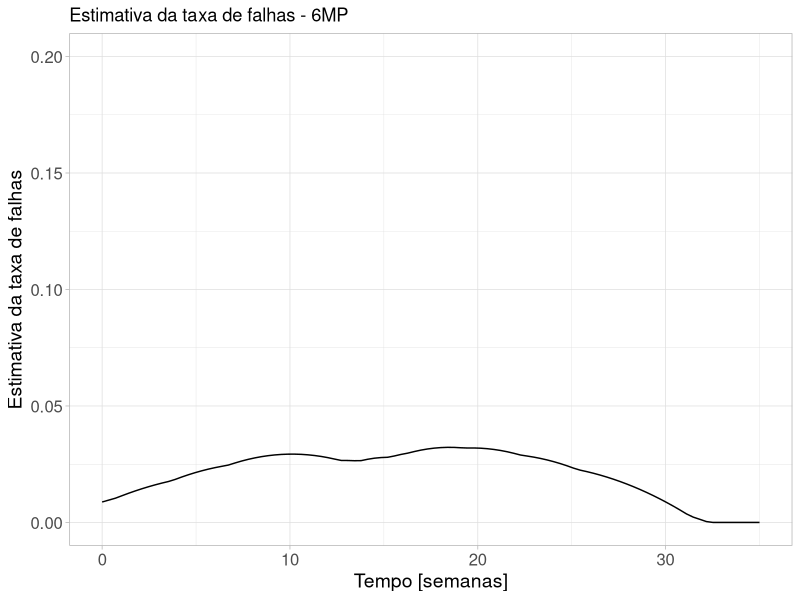
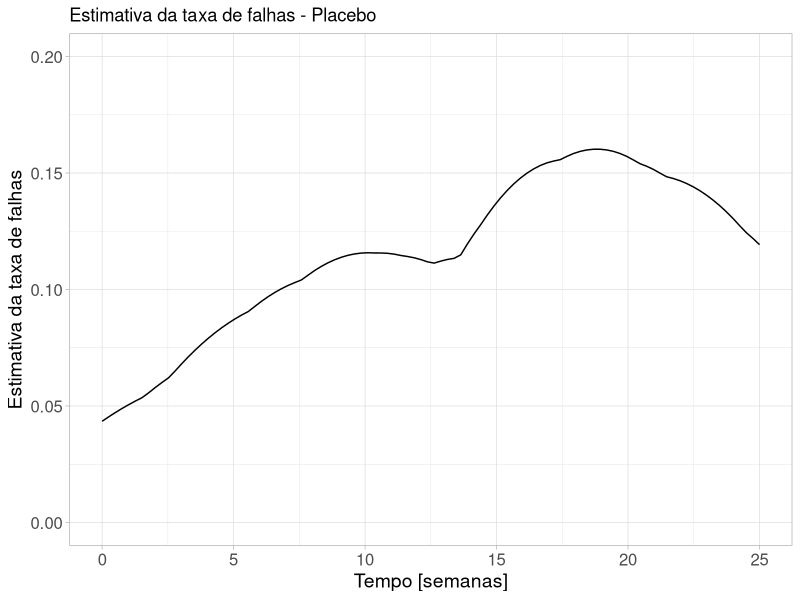

R code for these plots, in order:
## ---- chunk 1
#| echo: true
library(survival)
library(readxl)
dados <- read_xlsx("anderson.xlsx", col_names = TRUE)
ajusteKM <- survfit(Surv(tempo, status) ~ 1, subset = (Rx==0), data=dados)
ajusteKM_sum <- summary(ajusteKM)
pesos <- ajusteKM_sum$n.event/ajusteKM_sum$n.risk
h <- density(ajusteKM_sum$time, kernel = "epanechnikov", n = 100, from = 0, to = 35, weights = pesos)
library(ggplot2)
data <- data.frame(x=h$x, y=h$y)
## ---- chunk 2
#| fig-width: 8
#| fig-height: 4
ggplot(data, aes(x=x, y=y)) + geom_line() + scale_y_continuous(limits=c(0,0.20)) + theme_light() +
  theme(axis.text = element_text(size = 12),
        axis.title = element_text(size = 14)) +
  labs(x = "Tempo [semanas]", y = "Estimativa da taxa de falhas", title = "Estimativa da taxa de falhas - 6MP")
## ---- chunk 3
#| echo: true
tempo2<- c(1,1,2,2,3,4,4,5,5,8,8,8,8,11,11,12,12,15,17,22,23)
status2<- c(1,1,1,1,1,1,1,1,1,1,1,1,1,1,1,1,1,1,1,1,1) 
dados <- data.frame(tempos=tempo2, status=status2)
ajusteKM <- survfit(Surv(tempos, status) ~ 1, data=dados)
ajusteKM_sum <- summary(ajusteKM)
pesos <- ajusteKM_sum$n.event/ajusteKM_sum$n.risk
h <- density(ajusteKM_sum$time, weights = pesos,
kernel = "epanechnikov", n = 100, from = 0, to = 25)
data <- data.frame(x=h$x, y=h$y)
## ---- chunk 4
#| fig-width: 8
#| fig-height: 4
ggplot(data, aes(x=x, y=y)) + geom_line() + scale_y_continuous(limits=c(0,0.20)) +  theme_light() +
  theme(axis.text = element_text(size = 12),
        axis.title = element_text(size = 14)) +
  labs(x = "Tempo [semanas]", y = "Estimativa da taxa de falhas", title = "Estimativa da taxa de falhas - Placebo")
## ---- chunk 5
#| echo: true
library(survey)
dados_p <- svydesign(ids = ~1, data=dados)
dados_svykm <- svykm(Surv(tempos, status) ~ 1, dados_p, se=TRUE)
quantile(dados_svykm, 0.5, ci=TRUE)
